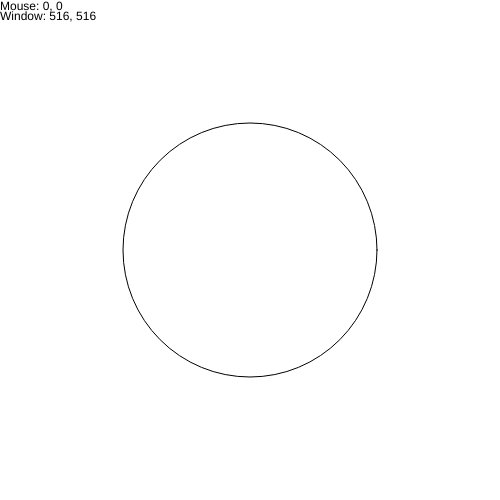
Frame 1 (no input)
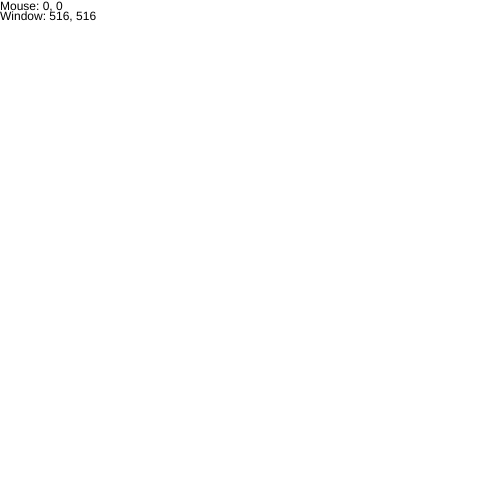
Frame 60 (no input)
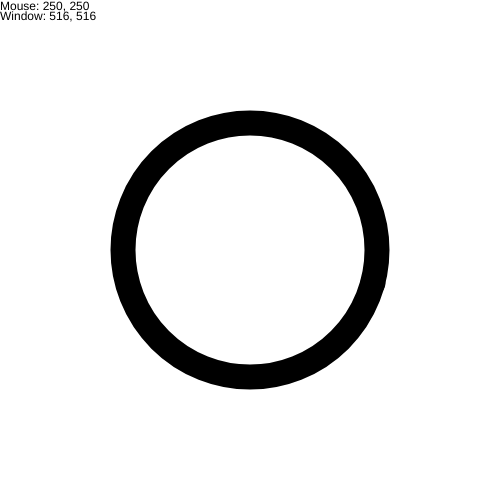
Frame 120 (the mouse pressed at the canvas centre since frame 60)

The p5.js sketch that drew these frames (run headless with seeded random() and noise() and a simulated clock; from frame 60 on, the mouse is pressed at the canvas centre):

// p5.js sketch
// ── sketch.js
function setup() {
createCanvas(500,500)
}

function draw() {
	background('white')
	text("Mouse: " + mouseX + ", " + mouseY, 0, 10)
	text("Window: " + windowWidth + ", " + windowHeight, 0, 20)

	ellipse(250, 250, 254, 254)
	translate(width / 2, height / 2);
	rotate((PI / 3.0) * mouseX / 100);
	strokeWeight(mouseX/10)
	point(-90, -90);
}
